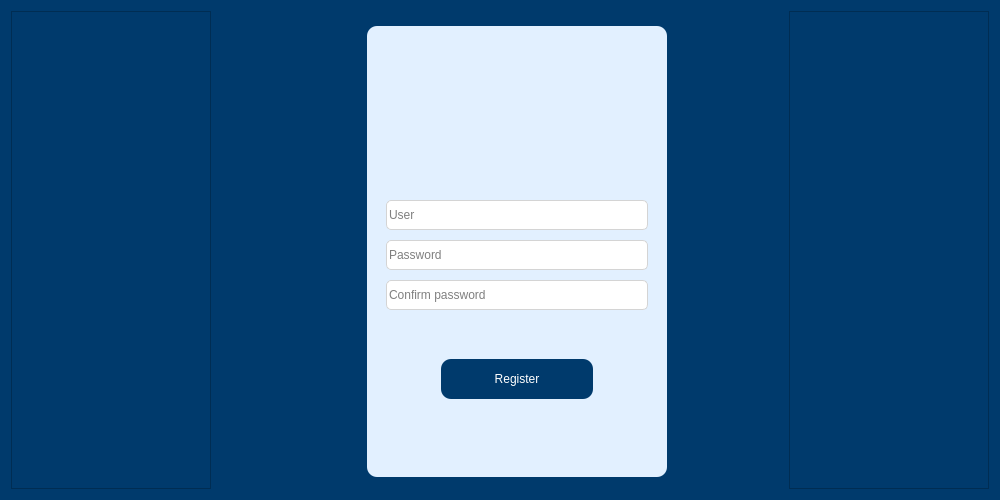
<?xml version="1.0" encoding="UTF-8"?>
<ui version="4.0">
 <class>Form</class>
 <widget class="QWidget" name="Form">
  <property name="geometry">
   <rect>
    <x>0</x>
    <y>0</y>
    <width>1000</width>
    <height>500</height>
   </rect>
  </property>
  <property name="sizePolicy">
   <sizepolicy hsizetype="Fixed" vsizetype="Fixed">
    <horstretch>0</horstretch>
    <verstretch>0</verstretch>
   </sizepolicy>
  </property>
  <property name="minimumSize">
   <size>
    <width>1000</width>
    <height>500</height>
   </size>
  </property>
  <property name="maximumSize">
   <size>
    <width>1030</width>
    <height>500</height>
   </size>
  </property>
  <property name="windowTitle">
   <string>Form</string>
  </property>
  <property name="styleSheet">
   <string notr="true">background-color: rgb(0, 58, 108);</string>
  </property>
  <layout class="QHBoxLayout" name="horizontalLayout">
   <item>
    <widget class="QFrame" name="frame">
     <property name="minimumSize">
      <size>
       <width>200</width>
       <height>0</height>
      </size>
     </property>
     <property name="frameShape">
      <enum>QFrame::StyledPanel</enum>
     </property>
     <property name="frameShadow">
      <enum>QFrame::Raised</enum>
     </property>
    </widget>
   </item>
   <item>
    <widget class="QGroupBox" name="registerBox">
     <property name="minimumSize">
      <size>
       <width>600</width>
       <height>0</height>
      </size>
     </property>
     <property name="styleSheet">
      <string notr="true">border: transparent</string>
     </property>
     <property name="title">
      <string/>
     </property>
     <layout class="QHBoxLayout" name="horizontalLayout_2">
      <item>
       <widget class="QFrame" name="frame_4">
        <property name="maximumSize">
         <size>
          <width>200</width>
          <height>16777215</height>
         </size>
        </property>
        <property name="frameShape">
         <enum>QFrame::StyledPanel</enum>
        </property>
        <property name="frameShadow">
         <enum>QFrame::Raised</enum>
        </property>
       </widget>
      </item>
      <item>
       <widget class="QFrame" name="frame_3">
        <property name="minimumSize">
         <size>
          <width>300</width>
          <height>0</height>
         </size>
        </property>
        <property name="maximumSize">
         <size>
          <width>300</width>
          <height>16777215</height>
         </size>
        </property>
        <property name="styleSheet">
         <string notr="true">background-color: rgb(226, 240, 255);
border-radius: 10px;</string>
        </property>
        <property name="frameShape">
         <enum>QFrame::StyledPanel</enum>
        </property>
        <property name="frameShadow">
         <enum>QFrame::Raised</enum>
        </property>
        <layout class="QVBoxLayout" name="verticalLayout">
         <item>
          <widget class="QFrame" name="frame_10">
           <property name="maximumSize">
            <size>
             <width>500</width>
             <height>20</height>
            </size>
           </property>
           <property name="frameShape">
            <enum>QFrame::StyledPanel</enum>
           </property>
           <property name="frameShadow">
            <enum>QFrame::Raised</enum>
           </property>
          </widget>
         </item>
         <item>
          <widget class="QFrame" name="frame_9">
           <property name="maximumSize">
            <size>
             <width>500</width>
             <height>300</height>
            </size>
           </property>
           <property name="frameShape">
            <enum>QFrame::StyledPanel</enum>
           </property>
           <property name="frameShadow">
            <enum>QFrame::Raised</enum>
           </property>
           <layout class="QHBoxLayout" name="horizontalLayout_3">
            <item>
             <widget class="QLabel" name="label">
              <property name="maximumSize">
               <size>
                <width>200</width>
                <height>150</height>
               </size>
              </property>
              <property name="text">
               <string/>
              </property>
              <property name="pixmap">
               <pixmap>../../CompStud Queuing System/CS.png</pixmap>
              </property>
              <property name="scaledContents">
               <bool>true</bool>
              </property>
             </widget>
            </item>
           </layout>
          </widget>
         </item>
         <item>
          <widget class="QFrame" name="frame_8">
           <property name="maximumSize">
            <size>
             <width>16777215</width>
             <height>10</height>
            </size>
           </property>
           <property name="frameShape">
            <enum>QFrame::StyledPanel</enum>
           </property>
           <property name="frameShadow">
            <enum>QFrame::Raised</enum>
           </property>
          </widget>
         </item>
         <item>
          <layout class="QVBoxLayout" name="registerForm">
           <property name="spacing">
            <number>10</number>
           </property>
           <property name="leftMargin">
            <number>10</number>
           </property>
           <property name="topMargin">
            <number>10</number>
           </property>
           <property name="rightMargin">
            <number>10</number>
           </property>
           <property name="bottomMargin">
            <number>10</number>
           </property>
           <item>
            <widget class="QLineEdit" name="user">
             <property name="minimumSize">
              <size>
               <width>0</width>
               <height>30</height>
              </size>
             </property>
             <property name="styleSheet">
              <string notr="true">background-color: rgb(255, 255, 255);
border-radius: 5px;
border: 1px solid rgb(212, 212, 212)</string>
             </property>
             <property name="placeholderText">
              <string>User</string>
             </property>
            </widget>
           </item>
           <item>
            <widget class="QLineEdit" name="password_c">
             <property name="minimumSize">
              <size>
               <width>0</width>
               <height>30</height>
              </size>
             </property>
             <property name="styleSheet">
              <string notr="true">background-color: rgb(255, 255, 255);
border-radius: 5px;
border: 1px solid rgb(212, 212, 212)</string>
             </property>
             <property name="echoMode">
              <enum>QLineEdit::Password</enum>
             </property>
             <property name="placeholderText">
              <string>Password</string>
             </property>
            </widget>
           </item>
           <item>
            <widget class="QLineEdit" name="password">
             <property name="minimumSize">
              <size>
               <width>0</width>
               <height>30</height>
              </size>
             </property>
             <property name="styleSheet">
              <string notr="true">background-color: rgb(255, 255, 255);
border-radius: 5px;
border: 1px solid rgb(212, 212, 212)</string>
             </property>
             <property name="echoMode">
              <enum>QLineEdit::Password</enum>
             </property>
             <property name="placeholderText">
              <string>Confirm password</string>
             </property>
            </widget>
           </item>
          </layout>
         </item>
         <item>
          <widget class="QFrame" name="frame_11">
           <property name="frameShape">
            <enum>QFrame::StyledPanel</enum>
           </property>
           <property name="frameShadow">
            <enum>QFrame::Raised</enum>
           </property>
           <layout class="QHBoxLayout" name="horizontalLayout_4">
            <item>
             <widget class="QFrame" name="frame_12">
              <property name="maximumSize">
               <size>
                <width>50</width>
                <height>16777215</height>
               </size>
              </property>
              <property name="frameShape">
               <enum>QFrame::StyledPanel</enum>
              </property>
              <property name="frameShadow">
               <enum>QFrame::Raised</enum>
              </property>
             </widget>
            </item>
            <item>
             <widget class="QPushButton" name="reg">
              <property name="maximumSize">
               <size>
                <width>200</width>
                <height>40</height>
               </size>
              </property>
              <property name="styleSheet">
               <string notr="true">background-color: rgb(0, 58, 108);
font: 8pt &quot;Century Gothic&quot;;
color:white;
border-radius: 10px;</string>
              </property>
              <property name="text">
               <string>Register</string>
              </property>
             </widget>
            </item>
            <item>
             <widget class="QFrame" name="frame_13">
              <property name="maximumSize">
               <size>
                <width>50</width>
                <height>16777215</height>
               </size>
              </property>
              <property name="frameShape">
               <enum>QFrame::StyledPanel</enum>
              </property>
              <property name="frameShadow">
               <enum>QFrame::Raised</enum>
              </property>
             </widget>
            </item>
           </layout>
          </widget>
         </item>
         <item>
          <widget class="QFrame" name="frame_7">
           <property name="maximumSize">
            <size>
             <width>500</width>
             <height>30</height>
            </size>
           </property>
           <property name="frameShape">
            <enum>QFrame::StyledPanel</enum>
           </property>
           <property name="frameShadow">
            <enum>QFrame::Raised</enum>
           </property>
          </widget>
         </item>
        </layout>
       </widget>
      </item>
      <item>
       <widget class="QFrame" name="frame_5">
        <property name="maximumSize">
         <size>
          <width>200</width>
          <height>16777215</height>
         </size>
        </property>
        <property name="frameShape">
         <enum>QFrame::StyledPanel</enum>
        </property>
        <property name="frameShadow">
         <enum>QFrame::Raised</enum>
        </property>
       </widget>
      </item>
     </layout>
    </widget>
   </item>
   <item>
    <widget class="QFrame" name="frame_2">
     <property name="minimumSize">
      <size>
       <width>200</width>
       <height>0</height>
      </size>
     </property>
     <property name="frameShape">
      <enum>QFrame::StyledPanel</enum>
     </property>
     <property name="frameShadow">
      <enum>QFrame::Raised</enum>
     </property>
    </widget>
   </item>
  </layout>
 </widget>
 <resources/>
 <connections/>
</ui>
